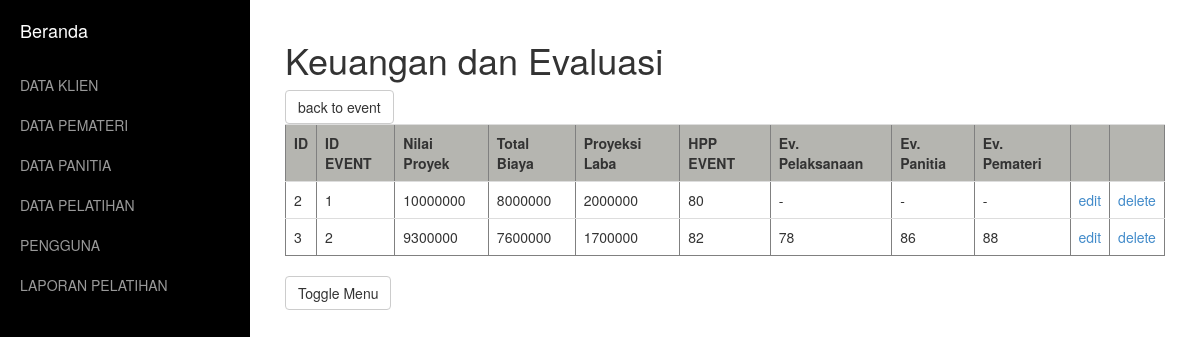
The page /UANG/index.php on the database its author committed.
### tables this page shows
CREATE TABLE IF NOT EXISTS `keuangan` (
  `id` int(11) NOT NULL AUTO_INCREMENT,
  `id_event` int(11) NOT NULL,
  `nilai_proyek` decimal(10,0) NOT NULL,
  `total_biaya` decimal(10,0) NOT NULL,
  `proyeksi_laba` decimal(10,0) NOT NULL,
  `hpp_event` decimal(10,0) NOT NULL,
  `ev_pelaksanaan` varchar(6) NOT NULL,
  `ev_panitia` varchar(6) NOT NULL,
  `ev_pemateri` varchar(6) NOT NULL,
  PRIMARY KEY (`id`)
);

### UANG/index.php (called while the page is built, shortened)
<?php
	include "uang.php";
	$uang = new uang();
	$data_uang = $uang->get_uang();
	include "view.index.php";
?>

### UANG/uang.php (called while the page is built, shortened)
<?php
class uang{
	function get_uang(){
		$sql = "select * from keuangan ";
		$query = mysql_query($sql) or die ("Gagal query : ".$sql);
		return $query;
	}
}
?>

### UANG/view.index.php (the view, shortened to what this page needs)
<!DOCTYPE html>
<html lang="en">
<head>
    <link href="asset/css/bootstrap.min.css" rel="stylesheet">
    <link href="asset/css/simple-sidebar.css" rel="stylesheet">
</head>
<body>
    <div id="wrapper">
        <div id="sidebar-wrapper">
            <ul class="sidebar-nav">
                <li class="sidebar-brand">
                    <a href="../home.php">
                        Beranda
                    </a>
                </li>
                <li>
                    <a href="../KLIEN/index.php">DATA KLIEN</a>
                </li>
                <li>
                    <a href="../PEMATERI/index.php">DATA PEMATERI</a>
                </li>
                <li>
                    <a href="../PANITIA/index.php">DATA PANITIA</a>
                </li>
                <li>
                    <a href="../EVENT/index.php">DATA PELATIHAN</a>
                </li>
                <li>
                    <a href="#">PENGGUNA</a>
                </li>
                <li>
                    <a href="../LAPORAN/form.php">LAPORAN PELATIHAN</a>
                </li>
            </ul>
        </div>
        <div id="page-content-wrapper">
            <div class="container-fluid">
                <div class="row">
                    <div class="col-lg-12">
                       <h1>Keuangan dan Evaluasi</h1>
					   <a href="../EVENT/index.php" class="btn btn-default" >back to event</a>
	   <table class="table" border="1">
			<tr bgcolor="#B5B5B0">
				<th>ID</th>
				<th>ID EVENT</th>
				<th>Nilai Proyek</th>
				<th>Total Biaya</th>
				<th>Proyeksi Laba</th>
				<th>HPP EVENT</th>
				<th>Ev. Pelaksanaan</th>
				<th>Ev. Panitia</th>
				<th>Ev. Pemateri</th>
				<th></th>
				<th></th>
			</tr>
		<?php while($v = mysql_fetch_array($data_uang)):;?>
			<tr>
				<td><?php echo $v["id"];?></td>
				<td><?php echo $v["id_event"];?></td>
				<td><?php echo $v["nilai_proyek"];?></td>
				<td><?php echo $v["total_biaya"];?></td>
				<td><?php echo $v["proyeksi_laba"];?></td>
				<td><?php echo $v["hpp_event"];?></td>
				<td><?php echo $v["ev_pelaksanaan"];?></td>
				<td><?php echo $v["ev_panitia"];?></td>
				<td><?php echo $v["ev_pemateri"];?></td>
				<td><a href="formedit.php?id=<?php echo $v["id"]; ?>">edit</a></td>
				<td><a href="delete.php?id=<?php echo $v["id"]; ?>">delete</a></td>
			</tr>
			<?php endwhile;?>
		<table>
                        <a href="#menu-toggle" class="btn btn-default" id="menu-toggle">Toggle Menu</a>
                    </div>
                </div>
            </div>
        </div>
    </div>
</body>
</html>

### UANG/asset/css/simple-sidebar.css (style rules this page uses)
#wrapper { padding-left: 0; -webkit-transition: all 0.5s ease; -moz-transition: all 0.5s ease; -o-transition: all 0.5s ease; transition: all 0.5s ease; }
#sidebar-wrapper { z-index: 1000; position: fixed; left: 250px; width: 0; height: 100%; margin-left: -250px; overflow-y: auto; background: #000; -webkit-transition: all 0.5s ease; -moz-transition: all 0.5s ease; -o-transition: all 0.5s ease; transition: all 0.5s ease; }
#page-content-wrapper { width: 100%; padding: 15px; }
.sidebar-nav { position: absolute; top: 0; width: 250px; margin: 0; padding: 0; list-style: none; }
.sidebar-nav li { text-indent: 20px; line-height: 40px; }
.sidebar-nav li a { display: block; text-decoration: none; color: #999999; }
.sidebar-nav > .sidebar-brand { height: 65px; font-size: 18px; line-height: 60px; }
.sidebar-nav > .sidebar-brand a { color: #999999; }
@media (min-width:768px) { #wrapper { padding-left: 250px; } }
@media (min-width:768px) { #sidebar-wrapper { width: 250px; } }
@media (min-width:768px) { #page-content-wrapper { padding: 20px; } }

### rows shown on the page
keuangan: id "2", id_event "1", nilai_proyek "10000000", total_biaya "8000000", proyeksi_laba "2000000", hpp_event "80", ev_pelaksanaan "-", ev_panitia "-", ev_pemateri "-"
keuangan: id "3", id_event "2", nilai_proyek "9300000", total_biaya "7600000", proyeksi_laba "1700000", hpp_event "82", ev_pelaksanaan "78", ev_panitia "86", ev_pemateri "88"
